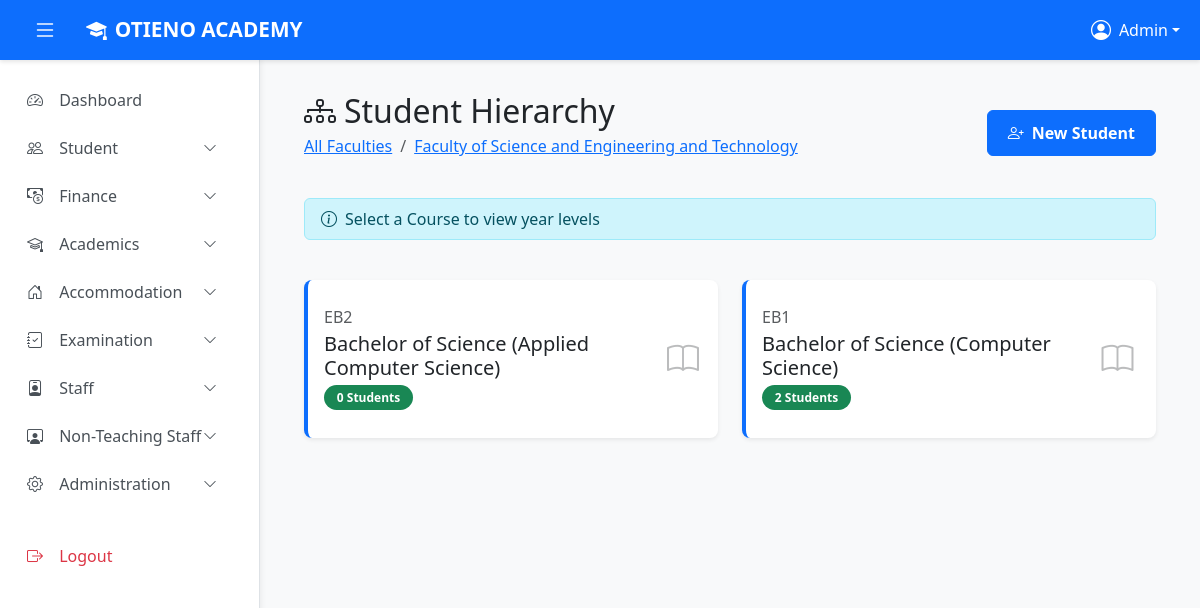
The page /admin/student/dashboard.php?faculty_id=1 (signed in) on the database its author committed.
### tables this page shows
CREATE TABLE `courses` (
  `id` int(11) NOT NULL AUTO_INCREMENT,
  `faculty_id` int(11) NOT NULL,
  `course_name` varchar(150) NOT NULL,
  `course_code` varchar(20) NOT NULL,
  `level` enum('Certificate','Diploma','Bachelor','Masters','PhD') NOT NULL,
  `created_at` timestamp NOT NULL DEFAULT current_timestamp(),
  PRIMARY KEY (`id`),
  UNIQUE KEY `course_code` (`course_code`),
  CONSTRAINT `courses_ibfk_faculty` FOREIGN KEY (`faculty_id`) REFERENCES `faculties` (`id`) ON DELETE CASCADE
);

### admin/student/dashboard.php (the view, shortened to what this page needs)
<?php
require_once '../../config.php';
$faculty_id = $_GET['faculty_id'] ?? null;
$course_id = $_GET['course_id'] ?? null;
$breadcrumb = [];
if ($faculty_id) {
    $faculty = $conn->query("SELECT faculty_name FROM faculties WHERE id = $faculty_id")->fetch_assoc();
    $breadcrumb[] = ['name' => $faculty['faculty_name'], 'link' => "dashboard.php?faculty_id=$faculty_id"];
}
?>
<!DOCTYPE html>
<html lang="en">
<head>
    <link href="https://cdn.jsdelivr.net/npm/bootstrap@5.3.3/dist/css/bootstrap.min.css" rel="stylesheet">
    <link href="https://cdn.jsdelivr.net/npm/bootstrap-icons@1.11.3/font/bootstrap-icons.css" rel="stylesheet">
    <link href="../assets/main.css" rel="stylesheet"/>
</head>
<body>
    <?php include '../partials/top_navbar.php'; ?>
    <?php include '../partials/sidebar.php'; ?>
    <main class="main-content" id="mainContent">
        <div class="container-fluid">
            <div class="row mb-4 align-items-center">
                <div class="col">
                    <h2 class="mb-1"><i class="bi bi-diagram-3 me-2"></i>Student Hierarchy</h2>
                    <nav aria-label="breadcrumb">
                        <ol class="breadcrumb">
                            <li class="breadcrumb-item"><a href="dashboard.php">All Faculties</a></li>
                            <?php foreach($breadcrumb as $b): ?>
                                <li class="breadcrumb-item"><a href="<?php echo $b['link']; ?>"><?php echo htmlspecialchars($b['name']); ?></a></li>
                            <?php endforeach; ?>
                        </ol>
                    </nav>
                </div>
                <div class="col-auto">
                    <a href="add.php" class="btn btn-primary"><i class="bi bi-person-plus me-2"></i>New Student</a>
                </div>
            </div>
            <?php if (!$faculty_id): ?>
                <div class="row g-4">
                    <?php
                    $facs = $conn->query("SELECT f.*, (SELECT COUNT(*) FROM users u WHERE u.faculty_id = f.id) as student_count FROM faculties f ORDER BY faculty_name");
                    while($f = $facs->fetch_assoc()):
                    ?>
                    <div class="col-md-4">
                        <div class="card hierarchy-card h-100 shadow-sm" onclick="location.href='dashboard.php?faculty_id=<?php echo $f['id']; ?>'">
                            <div class="card-body d-flex justify-content-between align-items-center">
                                <div>
                                    <h5 class="card-title mb-1"><?php echo htmlspecialchars($f['faculty_name']); ?></h5>
                                    <span class="badge bg-primary rounded-pill"><?php echo $f['student_count']; ?> Students</span>
                                </div>
                                <i class="bi bi-building stat-icon"></i>
                            </div>
                        </div>
                    </div>
                    <?php endwhile; ?>
                </div>
            <?php elseif ($faculty_id && !$course_id): ?>
                <div class="row g-4">
                    <div class="col-12">
                        <div class="alert alert-info py-2"><i class="bi bi-info-circle me-2"></i>Select a Course to view year levels</div>
                    </div>
                    <?php
                    $courses = $conn->query("SELECT c.*, (SELECT COUNT(*) FROM users u WHERE u.course_id = c.id) as student_count FROM courses c WHERE faculty_id = $faculty_id ORDER BY c.course_name");
                    while($c = $courses->fetch_assoc()):
                    ?>
                    <div class="col-md-6">
                        <div class="card hierarchy-card h-100 shadow-sm" onclick="location.href='dashboard.php?faculty_id=<?php echo $faculty_id; ?>&course_id=<?php echo $c['id']; ?>'">
                            <div class="card-body d-flex justify-content-between align-items-center">
                                <div>
                                    <h6 class="text-muted mb-1"><?php echo htmlspecialchars($c['course_code']); ?></h6>
                                    <h5 class="card-title mb-1"><?php echo htmlspecialchars($c['course_name']); ?></h5>
                                    <span class="badge bg-success rounded-pill"><?php echo $c['student_count']; ?> Students</span>
                                </div>
                                <i class="bi bi-book stat-icon"></i>
                            </div>
                        </div>
                    </div>
                    <?php endwhile; ?>
                </div>
            <?php endif; ?>
        </div>
    </main>
</body>
</html>

### admin/assets/main.css (style rules this page uses)
:root { --sidebar-width: 260px; --navbar-height: 60px; }
body { background-color: #f8f9fa; font-family: 'Segoe UI', Tahoma, Geneva, Verdana, sans-serif; }
.main-content { margin-top: var(--navbar-height); margin-left: var(--sidebar-width); transition: margin-left 0.3s ease; padding: 2rem; }
.card { border: none; border-radius: 8px; box-shadow: 0 2px 4px rgba(0, 0, 0, 0.05); margin-bottom: 1.5rem; }
.stat-icon { width: 50px; height: 50px; border-radius: 8px; display: flex; align-items: center; justify-content: center; font-size: 1.5rem; }
.btn { border-radius: 6px; padding: 0.625rem 1.25rem; font-weight: 600; }
.btn-primary { background-color: #0d6efd; border-color: #0d6efd; }
.badge { padding: 0.4rem 0.8rem; font-weight: 600; }

### admin/student/dashboard.php (style rules this page uses)
.hierarchy-card { cursor: pointer; transition: transform 0.2s; border-left: 4px solid #0d6efd; }
.stat-icon { font-size: 2rem; opacity: 0.3; }

### rows shown on the page
courses: course_code "EB2", course_name "Bachelor of Science (Applied Computer Science)", student_count "0"
courses: course_code "EB1", course_name "Bachelor of Science (Computer Science)", student_count "2"

### other values the page prints
$admin_name "Admin"
$b['name'] "Faculty of Science and Engineering and Technology"
